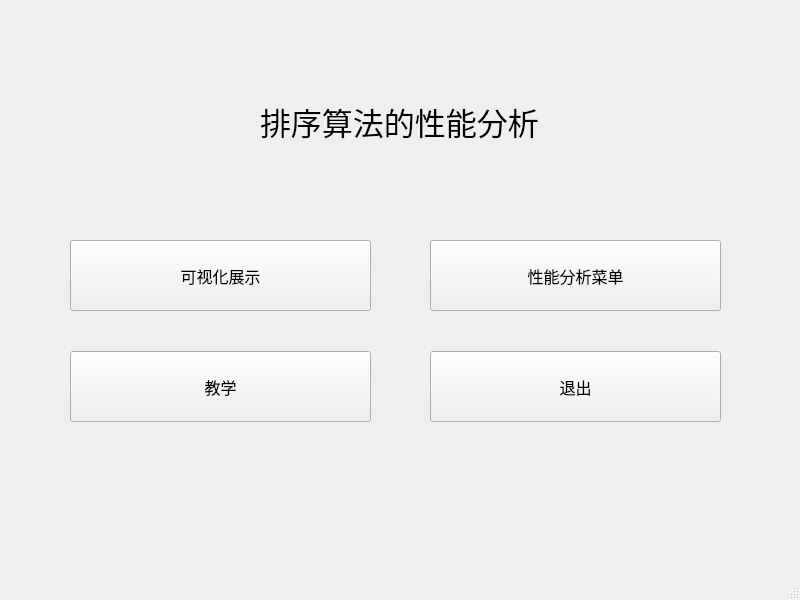
<?xml version="1.0" encoding="UTF-8"?>
<ui version="4.0">
 <class>MainWindow</class>
 <widget class="QMainWindow" name="MainWindow">
  <property name="geometry">
   <rect>
    <x>0</x>
    <y>0</y>
    <width>800</width>
    <height>600</height>
   </rect>
  </property>
  <property name="windowTitle">
   <string>MainWindow</string>
  </property>
  <widget class="QWidget" name="centralwidget">
   <widget class="QPushButton" name="pushButton_Visible">
    <property name="geometry">
     <rect>
      <x>70</x>
      <y>240</y>
      <width>301</width>
      <height>71</height>
     </rect>
    </property>
    <property name="minimumSize">
     <size>
      <width>0</width>
      <height>50</height>
     </size>
    </property>
    <property name="maximumSize">
     <size>
      <width>16777215</width>
      <height>16777215</height>
     </size>
    </property>
    <property name="font">
     <font>
      <pointsize>12</pointsize>
     </font>
    </property>
    <property name="text">
     <string>可视化展示</string>
    </property>
   </widget>
   <widget class="QPushButton" name="pushButton_input">
    <property name="geometry">
     <rect>
      <x>430</x>
      <y>240</y>
      <width>291</width>
      <height>71</height>
     </rect>
    </property>
    <property name="minimumSize">
     <size>
      <width>0</width>
      <height>50</height>
     </size>
    </property>
    <property name="maximumSize">
     <size>
      <width>16777215</width>
      <height>16777215</height>
     </size>
    </property>
    <property name="font">
     <font>
      <pointsize>12</pointsize>
     </font>
    </property>
    <property name="text">
     <string>性能分析菜单</string>
    </property>
   </widget>
   <widget class="QPushButton" name="ExitButton">
    <property name="geometry">
     <rect>
      <x>430</x>
      <y>351</y>
      <width>291</width>
      <height>71</height>
     </rect>
    </property>
    <property name="minimumSize">
     <size>
      <width>0</width>
      <height>50</height>
     </size>
    </property>
    <property name="maximumSize">
     <size>
      <width>16777215</width>
      <height>16777215</height>
     </size>
    </property>
    <property name="font">
     <font>
      <pointsize>12</pointsize>
     </font>
    </property>
    <property name="text">
     <string>退出</string>
    </property>
   </widget>
   <widget class="QPushButton" name="pushButton_tutor">
    <property name="geometry">
     <rect>
      <x>70</x>
      <y>351</y>
      <width>301</width>
      <height>71</height>
     </rect>
    </property>
    <property name="minimumSize">
     <size>
      <width>0</width>
      <height>50</height>
     </size>
    </property>
    <property name="maximumSize">
     <size>
      <width>16777215</width>
      <height>16777215</height>
     </size>
    </property>
    <property name="font">
     <font>
      <pointsize>12</pointsize>
     </font>
    </property>
    <property name="text">
     <string>教学</string>
    </property>
   </widget>
   <widget class="QLabel" name="label">
    <property name="geometry">
     <rect>
      <x>260</x>
      <y>71</y>
      <width>291</width>
      <height>101</height>
     </rect>
    </property>
    <property name="font">
     <font>
      <pointsize>23</pointsize>
     </font>
    </property>
    <property name="text">
     <string>排序算法的性能分析</string>
    </property>
   </widget>
  </widget>
  <widget class="QMenuBar" name="menubar">
   <property name="geometry">
    <rect>
     <x>0</x>
     <y>0</y>
     <width>800</width>
     <height>21</height>
    </rect>
   </property>
  </widget>
  <widget class="QStatusBar" name="statusbar"/>
 </widget>
 <resources/>
 <connections/>
</ui>
